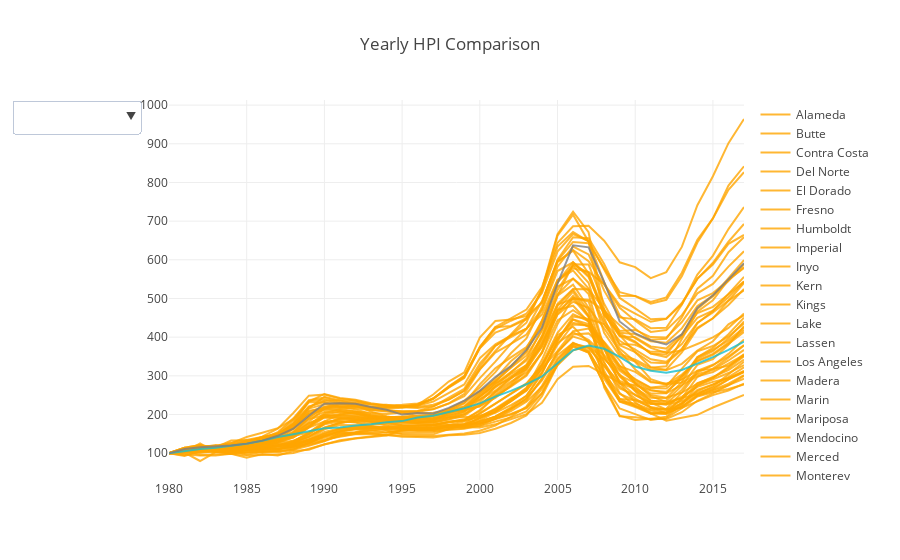

Notebook cell for this chart:
### Code cell
data = []
choices = []

for i,ct_name in enumerate(county_names):
    data.append(go.Scatter(
                x=merged.query('County == "%s"' % ct_name)['Year'],
                y=merged.query('County == "%s"' % ct_name)['HPI 1980 base'],
                name = ct_name,
                line = dict(color = 'orange'),
                opacity = 0.8))
    choices.append(dict(label = ct_name,
                 method = 'update',
                 args = [{'visible': [False]*i + [True] + [False]*(len(county_names)-i-1) + [True]*2}]))

    
trace_us = go.Scatter(
                x=us.query('Country == "USA" and Quarter == 1 and Year >= 1980')['Year'],
                y=us.query('Country == "USA" and Quarter == 1 and Year >= 1980')['HPI(1980 as base)'],
                name = "US",
                line = dict(color = '#17BECF'),
                opacity = 0.8)

trace_ca = go.Scatter(
                x=state.query('State == "CA" and Quarter == 1 and Year >= 1980')['Year'],
                y=state.query('State == "CA" and Quarter == 1 and Year >= 1980')['HPI'],
                name = "CA",
                line = dict(color = '#7F7F7F'),
                opacity = 0.8)


data = data + [trace_us,trace_ca]


updatemenus = list([
    dict(active=-1,
         buttons=choices
    )
])

layout = dict(
    title = "Yearly HPI Comparison",
    xaxis = dict(range = ['1980','2017']),
    updatemenus=updatemenus
)

fig = dict(data=data, layout=layout)
iplot(fig, filename = "update_dropdown")
